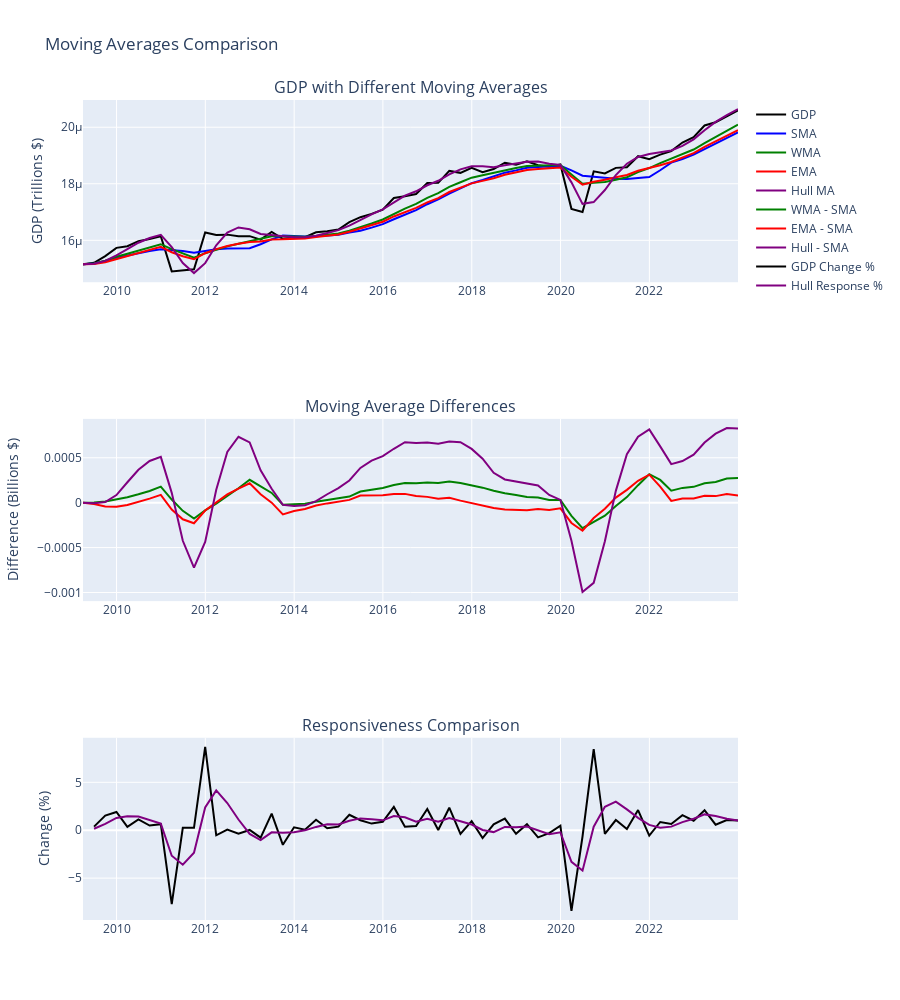

Write notebook code for a chart like this one.
### Code cell
# 2. WEIGHTED AND EXPONENTIAL MOVING AVERAGES
print(" 2. WEIGHTED & EXPONENTIAL MOVING AVERAGES")
print("=" * 43)

def calculate_wma(series, window):
    """Calculate Weighted Moving Average (linear weights)"""
    weights = np.arange(1, window + 1)
    weights = weights / weights.sum()
    
    def weighted_mean(x):
        if len(x) == window:
            return np.dot(x, weights)
        else:
            # Handle partial windows
            partial_weights = weights[-len(x):]
            partial_weights = partial_weights / partial_weights.sum()
            return np.dot(x, partial_weights)
    
    return series.rolling(window=window, min_periods=1).apply(weighted_mean, raw=True)

def calculate_ema(series, span):
    """Calculate Exponential Moving Average"""
    return series.ewm(span=span, adjust=False).mean()

def calculate_hull_ma(series, window):
    """Calculate Hull Moving Average"""
    half_length = int(window / 2)
    sqrt_length = int(np.sqrt(window))
    
    wma_half = calculate_wma(series, half_length)
    wma_full = calculate_wma(series, window)
    
    # Hull calculation: 2*WMA(n/2) - WMA(n)
    hull_raw = 2 * wma_half - wma_full
    hull_ma = calculate_wma(hull_raw, sqrt_length)
    
    return hull_ma

# Apply different MA types to GDP data
gdp_series = gdp_df['gdp']
window = 8 # 2 years of quarters

gdp_sma = calculate_sma(gdp_series, window)
gdp_wma = calculate_wma(gdp_series, window)
gdp_ema = calculate_ema(gdp_series, window)
gdp_hull = calculate_hull_ma(gdp_series, window)

print("GDP Analysis - Moving Average Comparison:")

# Calculate responsiveness (how quickly MA responds to changes)
gdp_change = gdp_series.pct_change()
sma_response = gdp_sma.pct_change()
wma_response = gdp_wma.pct_change()
ema_response = gdp_ema.pct_change()
hull_response = gdp_hull.pct_change()

# Correlation with original changes (higher = more responsive)
sma_corr = gdp_change.corr(sma_response)
wma_corr = gdp_change.corr(wma_response)
ema_corr = gdp_change.corr(ema_response)
hull_corr = gdp_change.corr(hull_response)

print(f"• SMA responsiveness: {sma_corr:.3f}")
print(f"• WMA responsiveness: {wma_corr:.3f}")
print(f"• EMA responsiveness: {ema_corr:.3f}")
print(f"• Hull MA responsiveness: {hull_corr:.3f}")

# Smoothness comparison
sma_smoothness = 1 - (gdp_sma.std() / gdp_series.std())
wma_smoothness = 1 - (gdp_wma.std() / gdp_series.std())
ema_smoothness = 1 - (gdp_ema.std() / gdp_series.std())
hull_smoothness = 1 - (gdp_hull.std() / gdp_series.std())

print(f"\nSmoothing Effectiveness:")
print(f"• SMA smoothness: {sma_smoothness:.3f}")
print(f"• WMA smoothness: {wma_smoothness:.3f}")
print(f"• EMA smoothness: {ema_smoothness:.3f}")
print(f"• Hull MA smoothness: {hull_smoothness:.3f}")

# Phase lag analysis (theoretical)
sma_lag = window / 2
wma_lag = (window + 1) / 3
ema_alpha = 2 / (window + 1)
ema_lag = (1 - ema_alpha) / ema_alpha
hull_lag = window / 4 # Approximately

print(f"\nPhase Lag Analysis (quarters):")
print(f"• SMA theoretical lag: {sma_lag:.1f}")
print(f"• WMA theoretical lag: {wma_lag:.1f}")
print(f"• EMA theoretical lag: {ema_lag:.1f}")
print(f"• Hull MA theoretical lag: {hull_lag:.1f}")

# Visualize MA comparison
fig_ma_comp = make_subplots(rows=3, cols=1,
                           subplot_titles=['GDP with Different Moving Averages',
                                         'Moving Average Differences',
                                         'Responsiveness Comparison'])

# GDP with moving averages
fig_ma_comp.add_trace(
    go.Scatter(x=gdp_df.index, y=gdp_series/1e12,
              mode='lines', name='GDP', line=dict(color='black', width=2)),
    row=1, col=1
)
fig_ma_comp.add_trace(
    go.Scatter(x=gdp_df.index, y=gdp_sma/1e12,
              mode='lines', name='SMA', line=dict(color='blue')),
    row=1, col=1
)
fig_ma_comp.add_trace(
    go.Scatter(x=gdp_df.index, y=gdp_wma/1e12,
              mode='lines', name='WMA', line=dict(color='green')),
    row=1, col=1
)
fig_ma_comp.add_trace(
    go.Scatter(x=gdp_df.index, y=gdp_ema/1e12,
              mode='lines', name='EMA', line=dict(color='red')),
    row=1, col=1
)
fig_ma_comp.add_trace(
    go.Scatter(x=gdp_df.index, y=gdp_hull/1e12,
              mode='lines', name='Hull MA', line=dict(color='purple')),
    row=1, col=1
)

# Differences from SMA
fig_ma_comp.add_trace(
    go.Scatter(x=gdp_df.index, y=(gdp_wma - gdp_sma)/1e9,
              mode='lines', name='WMA - SMA', line=dict(color='green')),
    row=2, col=1
)
fig_ma_comp.add_trace(
    go.Scatter(x=gdp_df.index, y=(gdp_ema - gdp_sma)/1e9,
              mode='lines', name='EMA - SMA', line=dict(color='red')),
    row=2, col=1
)
fig_ma_comp.add_trace(
    go.Scatter(x=gdp_df.index, y=(gdp_hull - gdp_sma)/1e9,
              mode='lines', name='Hull - SMA', line=dict(color='purple')),
    row=2, col=1
)

# Response comparison
fig_ma_comp.add_trace(
    go.Scatter(x=gdp_df.index, y=gdp_change*100,
              mode='lines', name='GDP Change %', line=dict(color='black')),
    row=3, col=1
)
fig_ma_comp.add_trace(
    go.Scatter(x=gdp_df.index, y=hull_response*100,
              mode='lines', name='Hull Response %', line=dict(color='purple')),
    row=3, col=1
)

fig_ma_comp.update_layout(height=1000, title="Moving Averages Comparison")
fig_ma_comp.update_yaxes(title_text="GDP (Trillions $)", row=1, col=1)
fig_ma_comp.update_yaxes(title_text="Difference (Billions $)", row=2, col=1)
fig_ma_comp.update_yaxes(title_text="Change (%)", row=3, col=1)
fig_ma_comp.show()

# Adaptive Moving Average (Kaufman's AMA)
def calculate_ama(series, fast_period=2, slow_period=30, period=10):
    """Calculate Adaptive Moving Average"""
    
    # Calculate Efficiency Ratio
    change = abs(series - series.shift(period))
    volatility = abs(series - series.shift(1)).rolling(period).sum()
    efficiency_ratio = change / volatility
    
    # Calculate Smoothing Constants
    fast_sc = 2.0 / (fast_period + 1)
    slow_sc = 2.0 / (slow_period + 1)
    smoothing_constant = (efficiency_ratio * (fast_sc - slow_sc) + slow_sc) ** 2
    
    # Calculate AMA
    ama = series.copy()
    for i in range(period, len(series)):
        ama.iloc[i] = ama.iloc[i-1] + smoothing_constant.iloc[i] * (series.iloc[i] - ama.iloc[i-1])
    
    return ama, efficiency_ratio

# Apply AMA to stock data
stock_ama, efficiency_ratio = calculate_ama(stock_df['price'])

print(f"\nAdaptive Moving Average Analysis:")
print(f"• Average efficiency ratio: {efficiency_ratio.mean():.3f}")
print(f"• Max efficiency ratio: {efficiency_ratio.max():.3f}")
print(f"• Min efficiency ratio: {efficiency_ratio.min():.3f}")

# Compare AMA with EMA
stock_ema_10 = calculate_ema(stock_df['price'], 10)
ama_vs_ema_corr = stock_ama.corr(stock_ema_10)
print(f"• AMA vs EMA-10 correlation: {ama_vs_ema_corr:.3f}")

# AMA responsiveness in different market conditions
high_vol_periods = efficiency_ratio > efficiency_ratio.quantile(0.8)
low_vol_periods = efficiency_ratio < efficiency_ratio.quantile(0.2)

print(f"• High volatility periods: {high_vol_periods.sum()} days")
print(f"• Low volatility periods: {low_vol_periods.sum()} days")
print(f"• AMA adaptation: More responsive in {'trending' if efficiency_ratio.mean() > 0.5 else 'ranging'} markets")
